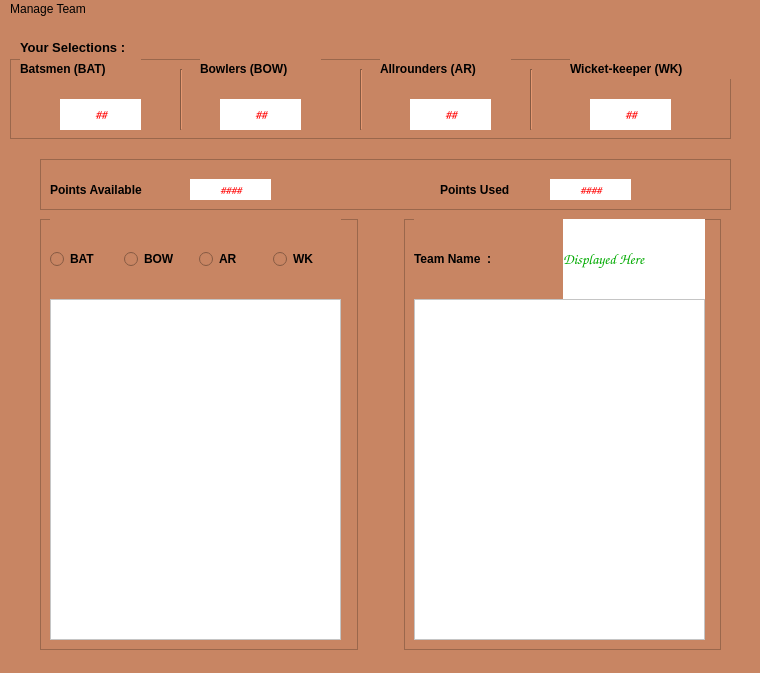
<?xml version="1.0" encoding="UTF-8"?>
<ui version="4.0">
 <class>MainWindow</class>
 <widget class="QMainWindow" name="MainWindow">
  <property name="geometry">
   <rect>
    <x>0</x>
    <y>0</y>
    <width>760</width>
    <height>673</height>
   </rect>
  </property>
  <property name="windowTitle">
   <string>MainWindow</string>
  </property>
  <property name="styleSheet">
   <string notr="true">background-color: rgb(200, 133, 99);</string>
  </property>
  <widget class="QWidget" name="centralwidget">
   <widget class="QLabel" name="label">
    <property name="geometry">
     <rect>
      <x>20</x>
      <y>20</y>
      <width>151</width>
      <height>16</height>
     </rect>
    </property>
    <property name="font">
     <font>
      <family>Arial</family>
      <pointsize>10</pointsize>
      <weight>75</weight>
      <bold>true</bold>
     </font>
    </property>
    <property name="text">
     <string>Your Selections :</string>
    </property>
    <property name="alignment">
     <set>Qt::AlignLeading|Qt::AlignLeft|Qt::AlignVCenter</set>
    </property>
   </widget>
   <widget class="QWidget" name="horizontalLayoutWidget_2">
    <property name="geometry">
     <rect>
      <x>40</x>
      <y>200</y>
      <width>681</width>
      <height>431</height>
     </rect>
    </property>
    <layout class="QHBoxLayout" name="horizontalLayout_4">
     <item>
      <widget class="QFrame" name="frame_3">
       <property name="frameShape">
        <enum>QFrame::StyledPanel</enum>
       </property>
       <property name="frameShadow">
        <enum>QFrame::Raised</enum>
       </property>
       <widget class="QWidget" name="horizontalLayoutWidget_3">
        <property name="geometry">
         <rect>
          <x>10</x>
          <y>80</y>
          <width>291</width>
          <height>341</height>
         </rect>
        </property>
        <layout class="QHBoxLayout" name="horizontalLayout_5">
         <item>
          <widget class="QListWidget" name="Available_players">
           <property name="styleSheet">
            <string notr="true">background-color: rgb(255, 255, 255);</string>
           </property>
          </widget>
         </item>
        </layout>
       </widget>
       <widget class="QWidget" name="horizontalLayoutWidget">
        <property name="geometry">
         <rect>
          <x>10</x>
          <y>0</y>
          <width>291</width>
          <height>80</height>
         </rect>
        </property>
        <layout class="QHBoxLayout" name="horizontalLayout">
         <item>
          <widget class="QRadioButton" name="rb_BAT">
           <property name="font">
            <font>
             <pointsize>9</pointsize>
             <weight>75</weight>
             <bold>true</bold>
            </font>
           </property>
           <property name="text">
            <string>BAT</string>
           </property>
          </widget>
         </item>
         <item>
          <widget class="QRadioButton" name="rb_BOW">
           <property name="font">
            <font>
             <pointsize>9</pointsize>
             <weight>75</weight>
             <bold>true</bold>
            </font>
           </property>
           <property name="text">
            <string>BOW</string>
           </property>
          </widget>
         </item>
         <item>
          <widget class="QRadioButton" name="rb_AR">
           <property name="font">
            <font>
             <pointsize>9</pointsize>
             <weight>75</weight>
             <bold>true</bold>
            </font>
           </property>
           <property name="text">
            <string>AR</string>
           </property>
          </widget>
         </item>
         <item>
          <widget class="QRadioButton" name="rb_WK">
           <property name="font">
            <font>
             <pointsize>9</pointsize>
             <weight>75</weight>
             <bold>true</bold>
            </font>
           </property>
           <property name="text">
            <string>WK</string>
           </property>
          </widget>
         </item>
        </layout>
       </widget>
      </widget>
     </item>
     <item>
      <spacer name="horizontalSpacer">
       <property name="orientation">
        <enum>Qt::Horizontal</enum>
       </property>
       <property name="sizeType">
        <enum>QSizePolicy::Maximum</enum>
       </property>
       <property name="sizeHint" stdset="0">
        <size>
         <width>40</width>
         <height>20</height>
        </size>
       </property>
      </spacer>
     </item>
     <item>
      <widget class="QFrame" name="frame_2">
       <property name="frameShape">
        <enum>QFrame::StyledPanel</enum>
       </property>
       <property name="frameShadow">
        <enum>QFrame::Raised</enum>
       </property>
       <widget class="QWidget" name="horizontalLayoutWidget_4">
        <property name="geometry">
         <rect>
          <x>10</x>
          <y>80</y>
          <width>291</width>
          <height>341</height>
         </rect>
        </property>
        <layout class="QHBoxLayout" name="horizontalLayout_6">
         <item>
          <widget class="QListWidget" name="Select_players">
           <property name="styleSheet">
            <string notr="true">background-color: rgb(255, 255, 255);</string>
           </property>
          </widget>
         </item>
        </layout>
       </widget>
       <widget class="QWidget" name="horizontalLayoutWidget_5">
        <property name="geometry">
         <rect>
          <x>10</x>
          <y>0</y>
          <width>291</width>
          <height>80</height>
         </rect>
        </property>
        <layout class="QHBoxLayout" name="horizontalLayout_7">
         <item>
          <widget class="QLabel" name="label_15">
           <property name="font">
            <font>
             <pointsize>9</pointsize>
             <weight>75</weight>
             <bold>true</bold>
            </font>
           </property>
           <property name="text">
            <string>Team Name  : </string>
           </property>
          </widget>
         </item>
         <item>
          <widget class="QLabel" name="Team_name">
           <property name="enabled">
            <bool>true</bool>
           </property>
           <property name="font">
            <font>
             <family>Comic Sans MS</family>
             <pointsize>11</pointsize>
             <weight>75</weight>
             <italic>true</italic>
             <bold>true</bold>
            </font>
           </property>
           <property name="styleSheet">
            <string notr="true">background-color: rgb(255, 255, 255);
color: rgb(0, 170, 0);</string>
           </property>
           <property name="text">
            <string>Displayed Here</string>
           </property>
          </widget>
         </item>
        </layout>
       </widget>
      </widget>
     </item>
    </layout>
   </widget>
   <widget class="QFrame" name="frame">
    <property name="geometry">
     <rect>
      <x>10</x>
      <y>40</y>
      <width>721</width>
      <height>80</height>
     </rect>
    </property>
    <property name="frameShape">
     <enum>QFrame::StyledPanel</enum>
    </property>
    <property name="frameShadow">
     <enum>QFrame::Raised</enum>
    </property>
    <widget class="QLabel" name="label_8">
     <property name="geometry">
      <rect>
       <x>560</x>
       <y>0</y>
       <width>161</width>
       <height>20</height>
      </rect>
     </property>
     <property name="font">
      <font>
       <pointsize>9</pointsize>
       <weight>75</weight>
       <bold>true</bold>
      </font>
     </property>
     <property name="frameShape">
      <enum>QFrame::NoFrame</enum>
     </property>
     <property name="text">
      <string>Wicket-keeper (WK)</string>
     </property>
    </widget>
    <widget class="QLabel" name="label_4">
     <property name="geometry">
      <rect>
       <x>190</x>
       <y>0</y>
       <width>121</width>
       <height>20</height>
      </rect>
     </property>
     <property name="font">
      <font>
       <pointsize>9</pointsize>
       <weight>75</weight>
       <bold>true</bold>
      </font>
     </property>
     <property name="frameShape">
      <enum>QFrame::NoFrame</enum>
     </property>
     <property name="text">
      <string>Bowlers (BOW)</string>
     </property>
    </widget>
    <widget class="QLabel" name="label_6">
     <property name="geometry">
      <rect>
       <x>370</x>
       <y>0</y>
       <width>131</width>
       <height>20</height>
      </rect>
     </property>
     <property name="font">
      <font>
       <pointsize>9</pointsize>
       <weight>75</weight>
       <bold>true</bold>
      </font>
     </property>
     <property name="frameShape">
      <enum>QFrame::NoFrame</enum>
     </property>
     <property name="text">
      <string>Allrounders (AR)</string>
     </property>
    </widget>
    <widget class="QLabel" name="label_2">
     <property name="geometry">
      <rect>
       <x>10</x>
       <y>0</y>
       <width>121</width>
       <height>20</height>
      </rect>
     </property>
     <property name="font">
      <font>
       <pointsize>9</pointsize>
       <weight>75</weight>
       <bold>true</bold>
      </font>
     </property>
     <property name="frameShape">
      <enum>QFrame::NoFrame</enum>
     </property>
     <property name="text">
      <string>Batsmen (BAT)</string>
     </property>
    </widget>
    <widget class="Line" name="line">
     <property name="geometry">
      <rect>
       <x>170</x>
       <y>10</y>
       <width>3</width>
       <height>61</height>
      </rect>
     </property>
     <property name="orientation">
      <enum>Qt::Vertical</enum>
     </property>
    </widget>
    <widget class="Line" name="line_2">
     <property name="geometry">
      <rect>
       <x>350</x>
       <y>10</y>
       <width>3</width>
       <height>61</height>
      </rect>
     </property>
     <property name="orientation">
      <enum>Qt::Vertical</enum>
     </property>
    </widget>
    <widget class="Line" name="line_3">
     <property name="geometry">
      <rect>
       <x>520</x>
       <y>10</y>
       <width>3</width>
       <height>61</height>
      </rect>
     </property>
     <property name="orientation">
      <enum>Qt::Vertical</enum>
     </property>
    </widget>
    <widget class="QLabel" name="BAT">
     <property name="enabled">
      <bool>true</bool>
     </property>
     <property name="geometry">
      <rect>
       <x>50</x>
       <y>40</y>
       <width>81</width>
       <height>31</height>
      </rect>
     </property>
     <property name="font">
      <font>
       <family>Comic Sans MS</family>
       <pointsize>10</pointsize>
       <weight>75</weight>
       <italic>true</italic>
       <bold>true</bold>
      </font>
     </property>
     <property name="styleSheet">
      <string notr="true">background-color: rgb(255, 255, 255);
color: rgb(255, 0, 0);</string>
     </property>
     <property name="text">
      <string>##</string>
     </property>
     <property name="alignment">
      <set>Qt::AlignCenter</set>
     </property>
    </widget>
    <widget class="QLabel" name="BOW">
     <property name="enabled">
      <bool>true</bool>
     </property>
     <property name="geometry">
      <rect>
       <x>210</x>
       <y>40</y>
       <width>81</width>
       <height>31</height>
      </rect>
     </property>
     <property name="font">
      <font>
       <family>Comic Sans MS</family>
       <pointsize>10</pointsize>
       <weight>75</weight>
       <italic>true</italic>
       <bold>true</bold>
      </font>
     </property>
     <property name="styleSheet">
      <string notr="true">background-color: rgb(255, 255, 255);
color: rgb(255, 0, 0);</string>
     </property>
     <property name="text">
      <string>##</string>
     </property>
     <property name="alignment">
      <set>Qt::AlignCenter</set>
     </property>
    </widget>
    <widget class="QLabel" name="AR">
     <property name="enabled">
      <bool>true</bool>
     </property>
     <property name="geometry">
      <rect>
       <x>400</x>
       <y>40</y>
       <width>81</width>
       <height>31</height>
      </rect>
     </property>
     <property name="font">
      <font>
       <family>Comic Sans MS</family>
       <pointsize>10</pointsize>
       <weight>75</weight>
       <italic>true</italic>
       <bold>true</bold>
      </font>
     </property>
     <property name="styleSheet">
      <string notr="true">background-color: rgb(255, 255, 255);
color: rgb(255, 0, 0);
</string>
     </property>
     <property name="text">
      <string>##</string>
     </property>
     <property name="alignment">
      <set>Qt::AlignCenter</set>
     </property>
    </widget>
    <widget class="QLabel" name="WK">
     <property name="enabled">
      <bool>true</bool>
     </property>
     <property name="geometry">
      <rect>
       <x>580</x>
       <y>40</y>
       <width>81</width>
       <height>31</height>
      </rect>
     </property>
     <property name="font">
      <font>
       <family>Comic Sans MS</family>
       <pointsize>10</pointsize>
       <weight>75</weight>
       <italic>true</italic>
       <bold>true</bold>
      </font>
     </property>
     <property name="styleSheet">
      <string notr="true">background-color: rgb(255, 255, 255);
color: rgb(255, 0, 0);</string>
     </property>
     <property name="text">
      <string>##</string>
     </property>
     <property name="alignment">
      <set>Qt::AlignCenter</set>
     </property>
    </widget>
   </widget>
   <widget class="QFrame" name="frame_4">
    <property name="geometry">
     <rect>
      <x>40</x>
      <y>140</y>
      <width>691</width>
      <height>51</height>
     </rect>
    </property>
    <property name="frameShape">
     <enum>QFrame::StyledPanel</enum>
    </property>
    <property name="frameShadow">
     <enum>QFrame::Raised</enum>
    </property>
    <widget class="QLabel" name="label_12">
     <property name="enabled">
      <bool>true</bool>
     </property>
     <property name="geometry">
      <rect>
       <x>400</x>
       <y>20</y>
       <width>81</width>
       <height>21</height>
      </rect>
     </property>
     <property name="font">
      <font>
       <weight>75</weight>
       <bold>true</bold>
      </font>
     </property>
     <property name="cursor">
      <cursorShape>ArrowCursor</cursorShape>
     </property>
     <property name="text">
      <string>Points Used</string>
     </property>
    </widget>
    <widget class="QLabel" name="label_10">
     <property name="enabled">
      <bool>true</bool>
     </property>
     <property name="geometry">
      <rect>
       <x>10</x>
       <y>20</y>
       <width>111</width>
       <height>21</height>
      </rect>
     </property>
     <property name="font">
      <font>
       <weight>75</weight>
       <bold>true</bold>
      </font>
     </property>
     <property name="cursor">
      <cursorShape>ArrowCursor</cursorShape>
     </property>
     <property name="text">
      <string>Points Available</string>
     </property>
    </widget>
    <widget class="QLabel" name="points_availables">
     <property name="enabled">
      <bool>true</bool>
     </property>
     <property name="geometry">
      <rect>
       <x>150</x>
       <y>20</y>
       <width>81</width>
       <height>21</height>
      </rect>
     </property>
     <property name="font">
      <font>
       <family>Comic Sans MS</family>
       <pointsize>9</pointsize>
       <weight>75</weight>
       <italic>true</italic>
       <bold>true</bold>
      </font>
     </property>
     <property name="styleSheet">
      <string notr="true">background-color: rgb(255, 255, 255);
color: rgb(255, 0, 0);</string>
     </property>
     <property name="text">
      <string>####</string>
     </property>
     <property name="alignment">
      <set>Qt::AlignCenter</set>
     </property>
    </widget>
    <widget class="QLabel" name="points_used">
     <property name="enabled">
      <bool>true</bool>
     </property>
     <property name="geometry">
      <rect>
       <x>510</x>
       <y>20</y>
       <width>81</width>
       <height>21</height>
      </rect>
     </property>
     <property name="font">
      <font>
       <family>Comic Sans MS</family>
       <pointsize>9</pointsize>
       <weight>75</weight>
       <italic>true</italic>
       <bold>true</bold>
      </font>
     </property>
     <property name="styleSheet">
      <string notr="true">background-color: rgb(255, 255, 255);
color: rgb(255, 0, 0);</string>
     </property>
     <property name="text">
      <string>####</string>
     </property>
     <property name="alignment">
      <set>Qt::AlignCenter</set>
     </property>
    </widget>
   </widget>
  </widget>
  <widget class="QMenuBar" name="menubar">
   <property name="geometry">
    <rect>
     <x>0</x>
     <y>0</y>
     <width>760</width>
     <height>26</height>
    </rect>
   </property>
   <widget class="QMenu" name="menuManage_Team">
    <property name="title">
     <string>Manage Team</string>
    </property>
    <addaction name="NEW_team"/>
    <addaction name="OPEN_team"/>
    <addaction name="SAVE_team"/>
    <addaction name="EVALUATE_team"/>
    <addaction name="separator"/>
    <addaction name="actionQUIT"/>
   </widget>
   <addaction name="menuManage_Team"/>
  </widget>
  <widget class="QStatusBar" name="statusbar"/>
  <action name="NEW_team">
   <property name="text">
    <string>NEW Team</string>
   </property>
  </action>
  <action name="OPEN_team">
   <property name="text">
    <string>OPEN Team</string>
   </property>
  </action>
  <action name="actionSAVE_Team">
   <property name="text">
    <string>SAVE Team</string>
   </property>
  </action>
  <action name="EVALUATE_team">
   <property name="text">
    <string>EVALUATE Team</string>
   </property>
  </action>
  <action name="actionQUIT">
   <property name="text">
    <string>QUIT</string>
   </property>
  </action>
  <action name="SAVE_team">
   <property name="text">
    <string>SAVE Team</string>
   </property>
  </action>
 </widget>
 <resources/>
 <connections/>
</ui>
